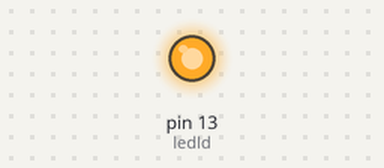
Simulated run of this sketch. Board: Arduino Uno, built with avr-gcc and run on an emulated ATmega328P. Parts: output pins drawn as LEDs (lit = HIGH). Random numbers use the default seed unless the sketch sets one.

Above: at 0.1 s.
At 36.9 s:
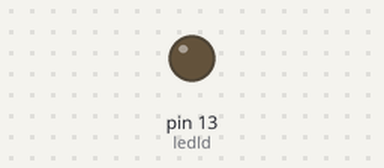
Timing chart, 0 to 40.0 s (numbered marks = the images above):
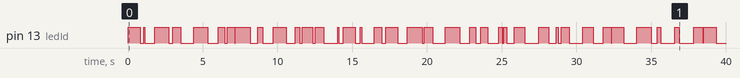

The sketch:

blink_led_13_randomly.ino
```cpp
boolean state; // State of the LED.
int maxDelay; // Max delay after a tick.
int ledId; // LED id.

void setup() {
  state = false;
  maxDelay = 1000;
  ledId = 13;
  pinMode(ledId, OUTPUT); // LED 13 is now in OUTPUT mode.
}

void loop() {
  state = !state; // state is now its contrary.
  digitalWrite(ledId, state);
  delay(random(maxDelay));
}
```
